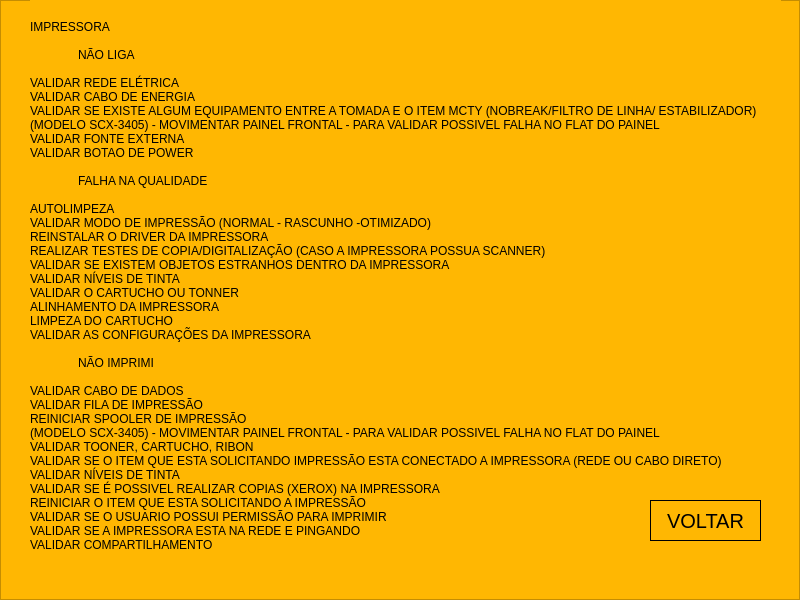
<?xml version="1.0" encoding="UTF-8"?>
<ui version="4.0">
 <class>telaIMPRESSORA</class>
 <widget class="QMainWindow" name="telaIMPRESSORA">
  <property name="geometry">
   <rect>
    <x>0</x>
    <y>0</y>
    <width>800</width>
    <height>600</height>
   </rect>
  </property>
  <property name="minimumSize">
   <size>
    <width>800</width>
    <height>600</height>
   </size>
  </property>
  <property name="maximumSize">
   <size>
    <width>800</width>
    <height>600</height>
   </size>
  </property>
  <property name="windowTitle">
   <string>MainWindow</string>
  </property>
  <widget class="QWidget" name="centralwidget">
   <widget class="QFrame" name="frame">
    <property name="geometry">
     <rect>
      <x>0</x>
      <y>0</y>
      <width>800</width>
      <height>600</height>
     </rect>
    </property>
    <property name="whatsThis">
     <string>&lt;html&gt;&lt;head/&gt;&lt;body&gt;&lt;p&gt;&lt;span style=&quot; font-size:10pt;&quot;&gt;IMPRESSORA&lt;/span&gt;&lt;/p&gt;&lt;p&gt;&lt;br/&gt;&lt;/p&gt;&lt;p&gt;&lt;span style=&quot; font-size:10pt;&quot;&gt;	NÃO LIGA&lt;/span&gt;&lt;/p&gt;&lt;p&gt;&lt;span style=&quot; font-size:10pt;&quot;&gt;VALIDAR REDE ELÉTRICA&lt;/span&gt;&lt;/p&gt;&lt;p&gt;&lt;span style=&quot; font-size:10pt;&quot;&gt;VALIDAR CABO DE ENERGIA&lt;/span&gt;&lt;/p&gt;&lt;p&gt;&lt;span style=&quot; font-size:10pt;&quot;&gt;VALIDAR SE EXISTE ALGUM EQUIPAMENTO ENTRE A TOMADA E O ITEM MCTY (NOBREAK/FILTRO DE LINHA/ ESTABILIZADOR)&lt;/span&gt;&lt;/p&gt;&lt;p&gt;&lt;span style=&quot; font-size:10pt;&quot;&gt;(MODELO SCX-3405) - MOVIMENTAR PAINEL FRONTAL - PARA VALIDAR POSSIVEL FALHA NO FLAT DO PAINEL &lt;/span&gt;&lt;/p&gt;&lt;p&gt;&lt;span style=&quot; font-size:10pt;&quot;&gt;VALIDAR FONTE EXTERNA&lt;/span&gt;&lt;/p&gt;&lt;p&gt;&lt;span style=&quot; font-size:10pt;&quot;&gt;VALIDAR BOTAO DE POWER&lt;/span&gt;&lt;/p&gt;&lt;p&gt;&lt;br/&gt;&lt;/p&gt;&lt;p&gt;&lt;span style=&quot; font-size:10pt;&quot;&gt;	FALHA NA QUALIDADE&lt;/span&gt;&lt;/p&gt;&lt;p&gt;&lt;span style=&quot; font-size:10pt;&quot;&gt;AUTOLIMPEZA&lt;/span&gt;&lt;/p&gt;&lt;p&gt;&lt;span style=&quot; font-size:10pt;&quot;&gt;VALIDAR MODO DE IMPRESSÃO (NORMAL - RASCUNHO -OTIMIZADO)&lt;/span&gt;&lt;/p&gt;&lt;p&gt;&lt;span style=&quot; font-size:10pt;&quot;&gt;REINSTALAR O DRIVER DA IMPRESSORA&lt;/span&gt;&lt;/p&gt;&lt;p&gt;&lt;span style=&quot; font-size:10pt;&quot;&gt;REALIZAR TESTES DE COPIA/DIGITALIZAÇÃO (CASO A IMPRESSORA POSSUA SCANNER) &lt;/span&gt;&lt;/p&gt;&lt;p&gt;&lt;span style=&quot; font-size:10pt;&quot;&gt;VALIDAR SE EXISTEM OBJETOS ESTRANHOS DENTRO DA IMPRESSORA&lt;/span&gt;&lt;/p&gt;&lt;p&gt;&lt;span style=&quot; font-size:10pt;&quot;&gt;VALIDAR NÍVEIS DE TINTA&lt;/span&gt;&lt;/p&gt;&lt;p&gt;&lt;span style=&quot; font-size:10pt;&quot;&gt;VALIDAR O CARTUCHO OU TONNER &lt;/span&gt;&lt;/p&gt;&lt;p&gt;&lt;span style=&quot; font-size:10pt;&quot;&gt;ALINHAMENTO DA IMPRESSORA&lt;/span&gt;&lt;/p&gt;&lt;p&gt;&lt;span style=&quot; font-size:10pt;&quot;&gt;LIMPEZA DO CARTUCHO&lt;/span&gt;&lt;/p&gt;&lt;p&gt;&lt;span style=&quot; font-size:10pt;&quot;&gt;VALIDAR AS CONFIGURAÇÕES DA IMPRESSORA&lt;/span&gt;&lt;/p&gt;&lt;p&gt;&lt;br/&gt;&lt;/p&gt;&lt;p&gt;&lt;span style=&quot; font-size:10pt;&quot;&gt;	NÃO IMPRIMI&lt;/span&gt;&lt;/p&gt;&lt;p&gt;&lt;span style=&quot; font-size:10pt;&quot;&gt;VALIDAR CABO DE DADOS  &lt;/span&gt;&lt;/p&gt;&lt;p&gt;&lt;span style=&quot; font-size:10pt;&quot;&gt;VALIDAR FILA DE IMPRESSÃO&lt;/span&gt;&lt;/p&gt;&lt;p&gt;&lt;span style=&quot; font-size:10pt;&quot;&gt;REINICIAR SPOOLER DE IMPRESSÃO&lt;/span&gt;&lt;/p&gt;&lt;p&gt;&lt;span style=&quot; font-size:10pt;&quot;&gt;(MODELO SCX-3405) - MOVIMENTAR PAINEL FRONTAL - PARA VALIDAR POSSIVEL FALHA NO FLAT DO PAINEL &lt;/span&gt;&lt;/p&gt;&lt;p&gt;&lt;span style=&quot; font-size:10pt;&quot;&gt;VALIDAR TOONER, CARTUCHO, RIBON &lt;/span&gt;&lt;/p&gt;&lt;p&gt;&lt;span style=&quot; font-size:10pt;&quot;&gt;VALIDAR SE O ITEM QUE ESTA SOLICITANDO IMPRESSÃO ESTA CONECTADO A IMPRESSORA (REDE OU CABO DIRETO)&lt;/span&gt;&lt;/p&gt;&lt;p&gt;&lt;span style=&quot; font-size:10pt;&quot;&gt;VALIDAR NÍVEIS DE TINTA&lt;/span&gt;&lt;/p&gt;&lt;p&gt;&lt;span style=&quot; font-size:10pt;&quot;&gt;VALIDAR SE É POSSIVEL REALIZAR COPIAS (XEROX) NA IMPRESSORA&lt;/span&gt;&lt;/p&gt;&lt;p&gt;&lt;span style=&quot; font-size:10pt;&quot;&gt;REINICIAR O ITEM QUE ESTA SOLICITANDO A IMPRESSÃO&lt;/span&gt;&lt;/p&gt;&lt;p&gt;&lt;span style=&quot; font-size:10pt;&quot;&gt;VALIDAR SE O USUARIO POSSUI PERMISSÃO PARA IMPRIMIR&lt;/span&gt;&lt;/p&gt;&lt;p&gt;&lt;span style=&quot; font-size:10pt;&quot;&gt;VALIDAR SE A IMPRESSORA ESTA NA REDE E PINGANDO&lt;/span&gt;&lt;/p&gt;&lt;p&gt;&lt;span style=&quot; font-size:10pt;&quot;&gt;VALIDAR COMPARTILHAMENTO&lt;/span&gt;&lt;/p&gt;&lt;/body&gt;&lt;/html&gt;</string>
    </property>
    <property name="styleSheet">
     <string notr="true">background-color:rgb(255, 183, 2)</string>
    </property>
    <property name="frameShape">
     <enum>QFrame::StyledPanel</enum>
    </property>
    <property name="frameShadow">
     <enum>QFrame::Raised</enum>
    </property>
    <widget class="QLabel" name="label">
     <property name="geometry">
      <rect>
       <x>30</x>
       <y>0</y>
       <width>751</width>
       <height>571</height>
      </rect>
     </property>
     <property name="font">
      <font>
       <pointsize>9</pointsize>
      </font>
     </property>
     <property name="text">
      <string>IMPRESSORA

	NÃO LIGA

VALIDAR REDE ELÉTRICA
VALIDAR CABO DE ENERGIA
VALIDAR SE EXISTE ALGUM EQUIPAMENTO ENTRE A TOMADA E O ITEM MCTY (NOBREAK/FILTRO DE LINHA/ ESTABILIZADOR)
(MODELO SCX-3405) - MOVIMENTAR PAINEL FRONTAL - PARA VALIDAR POSSIVEL FALHA NO FLAT DO PAINEL 
VALIDAR FONTE EXTERNA
VALIDAR BOTAO DE POWER

	FALHA NA QUALIDADE

AUTOLIMPEZA
VALIDAR MODO DE IMPRESSÃO (NORMAL - RASCUNHO -OTIMIZADO)
REINSTALAR O DRIVER DA IMPRESSORA
REALIZAR TESTES DE COPIA/DIGITALIZAÇÃO (CASO A IMPRESSORA POSSUA SCANNER) 
VALIDAR SE EXISTEM OBJETOS ESTRANHOS DENTRO DA IMPRESSORA
VALIDAR NÍVEIS DE TINTA
VALIDAR O CARTUCHO OU TONNER 
ALINHAMENTO DA IMPRESSORA
LIMPEZA DO CARTUCHO
VALIDAR AS CONFIGURAÇÕES DA IMPRESSORA

	NÃO IMPRIMI

VALIDAR CABO DE DADOS  
VALIDAR FILA DE IMPRESSÃO
REINICIAR SPOOLER DE IMPRESSÃO
(MODELO SCX-3405) - MOVIMENTAR PAINEL FRONTAL - PARA VALIDAR POSSIVEL FALHA NO FLAT DO PAINEL 
VALIDAR TOONER, CARTUCHO, RIBON 
VALIDAR SE O ITEM QUE ESTA SOLICITANDO IMPRESSÃO ESTA CONECTADO A IMPRESSORA (REDE OU CABO DIRETO)
VALIDAR NÍVEIS DE TINTA
VALIDAR SE É POSSIVEL REALIZAR COPIAS (XEROX) NA IMPRESSORA
REINICIAR O ITEM QUE ESTA SOLICITANDO A IMPRESSÃO
VALIDAR SE O USUARIO POSSUI PERMISSÃO PARA IMPRIMIR
VALIDAR SE A IMPRESSORA ESTA NA REDE E PINGANDO
VALIDAR COMPARTILHAMENTO</string>
     </property>
    </widget>
    <widget class="QPushButton" name="btn_voltar">
     <property name="geometry">
      <rect>
       <x>650</x>
       <y>500</y>
       <width>111</width>
       <height>41</height>
      </rect>
     </property>
     <property name="font">
      <font>
       <pointsize>15</pointsize>
      </font>
     </property>
     <property name="styleSheet">
      <string notr="true">border:1px solid rgb(0,0,0)</string>
     </property>
     <property name="text">
      <string>VOLTAR</string>
     </property>
    </widget>
   </widget>
  </widget>
  <widget class="QMenuBar" name="menubar">
   <property name="geometry">
    <rect>
     <x>0</x>
     <y>0</y>
     <width>800</width>
     <height>21</height>
    </rect>
   </property>
  </widget>
 </widget>
 <resources/>
 <connections/>
</ui>
